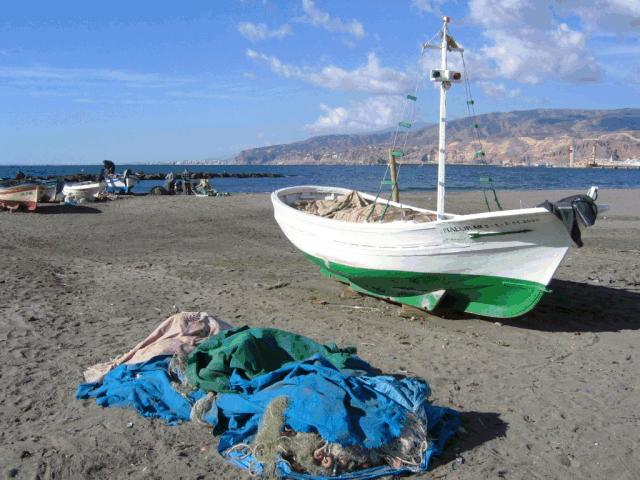
%> input picture work-CM-Pract3-Lib/Imagen7.jpg, 640 x 480 px
$ octave --eval "result = testdct('Imagen7.jpg');"   (GNU Octave 9; MATLAB toolbox functions it lacks are replaced by stand-ins)
%> lines starting %> are read from the running program, lines starting %| are printed output that depends on the picture
### work-CM-Pract4-Lib/imlee.m
function [X, Xamp, tipo, m, n, mamp, namp, TO]=imlee(fname)
%> called with fname = 'Imagen7.jpg'

% Lee archivo de imagen <fname>
% Convierte a truecolor, si no lo es ya
% Convierte a espacio de color YCbCr
% Amplia dimensiones a multiplos de 8

% Entradas:
%  fname: Un string con nombre de archivo, incluido sufijo
%         Admite BMP y JPEG, indexado y truecolor
% Salidas:
%  X: Matriz de imagen original BMP en espacio RGB y tipo truecolor
%  Xamp: Matriz de imagen en espacio YCbCr y dimensiones ampliadas
%  tipo: 0 -> indexado, 1 -> truecolor
%  m: Alto original de la imagen (nº de filas)
%  n: Ancho original de la imagen (nº de columnas)
%  mamp: Alto ampliado de la imagen (nº de filas)
%  namp: Ancho ampliadode la imagen (nº de columnas)
%  TO: Tamaño original de archivo para calcular RC

disptext=1; % Flag de verbosidad
if disptext
    disp('--------------------------------------------------');
    disp('Funcion imlee:');
end

% Lee info de imagen
s=imfinfo(fname);
TO=s.FileSize; % Tamaño original

% Carga archivo, convierte a RGB y calcula tamaño
if strcmp(s.ColorType,'indexed') & s.BitDepth==8
    tipo=0;
    [Y,map]=imread(fname);
    X=uint8(round(ind2rgb(Y,map)*255));
elseif strcmp(s.ColorType,'truecolor') & s.BitDepth==24
    tipo=1;
    X=imread(fname);
%> X is the input picture: size 480x640x3 uint8; mean R, G, B 116.2, 135.4, 154.1
else
    disp('Formato no reconocido. Terminado.');
    return;
end

% Convierte a espacio de color YCbCr
% Formato double para poder procesar con DCT
XYCbCr=double(rgb2ycbcr(X));
%> XYCbCr: size 480x640x3 double; mean of channels 1, 2, 3 129.2, 139.1, 118.3

% Si tamaño no es multiplo de 8, replica ultimas filas y/o columnas
% Si no se amplia, al usar blkproc en DCT, ampliara e introducira ceros
% Los ceros provocarian mas error de borde que la replicacion
[m n plan]=size(X); % tamaño original
%> m = 480; n = 640; plan = 3
mpad = rem(m,8); if mpad>0, mpad = 8-mpad; end
%> after `mpad = rem(m,8)`: mpad = 0
npad = rem(n,8); if npad>0, npad = 8-npad; end
%> after `npad = rem(n,8)`: npad = 0
Xamp=cat(1, XYCbCr, repmat(XYCbCr(m,:,:),[mpad 1 1]));
Xamp=cat(2, Xamp, repmat(Xamp(:,n,:),[1 npad 1]));
mamp=m+mpad; % Alto ampliado de la imagen (nº de filas)
%> mamp = 480
namp=n+npad; % Ancho ampliadode la imagen (nº de columnas)
%> namp = 640

if disptext
    disp(sprintf('%s %s', 'Archivo leido:', fname));
    if tipo
        disp('Formato truecolor de 24 bits');
    else
        disp('Formato indexado de 8 bits');
    end
    disp(sprintf('%s %1.0f %s %1.0f', 'Imagen original de ancho x alto:', n,'x',m));
%| Imagen original de ancho x alto: 640 x 480
    disp(sprintf('%s %1.0f %s %1.0f', 'Ampliada a:', namp,'x',mamp));
%| Ampliada a: 640 x 480
%> in testdct, `[X, Xamp, tipo, m, n, mamp, namp, TO] = imlee(fname);`: tipo = 1; m = 480; n = 640; mamp = 480; namp = 640; TO = 55644
    disp('Imagen convertida a Espacio de Color YCbCr');
    disp('Terminado imlee');
    disp('--------------------------------------------------');
end

### work-CM-Pract3-Lib/imdct.m
function Xtrans = imdct(X)

% Calcula DCT bidimensional en bloques de 8 x 8 pixeles

% Entradas:
%  X: Matriz de imagen original en formato truecolor YCbCr
%     Dimensiones deben ser multiplo de 8 para que no rellene con ceros
% Salidas:
%  Xtrans: Matriz transformada de X

disptext=1; % Flag de verbosidad
if disptext
    disp('--------------------------------------------------');
    disp('Funcion imdct:');
end

% Instante inicial
t=cputime;


% Resta offset 128
Xoff=X-128; % Rango [-128, 127]
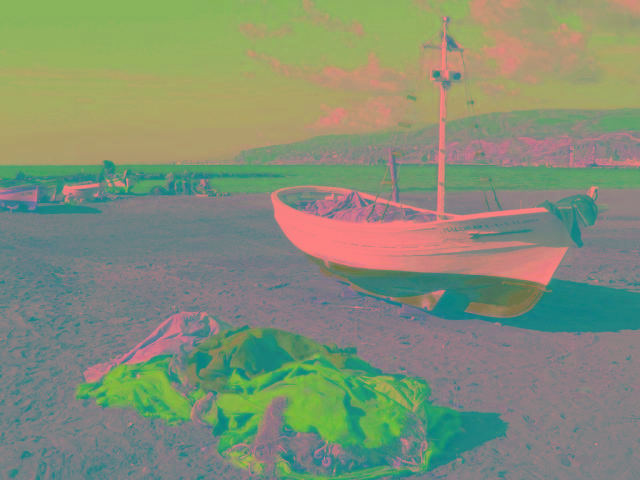
%> Xoff: size 480x640x3 double; mean R, G, B 1.2, 11.1, -9.7; drawn with min black and max white

% Separa las matrices bidimensionales de color
%  para procesar separadamente
Y=Xoff(:,:,1);
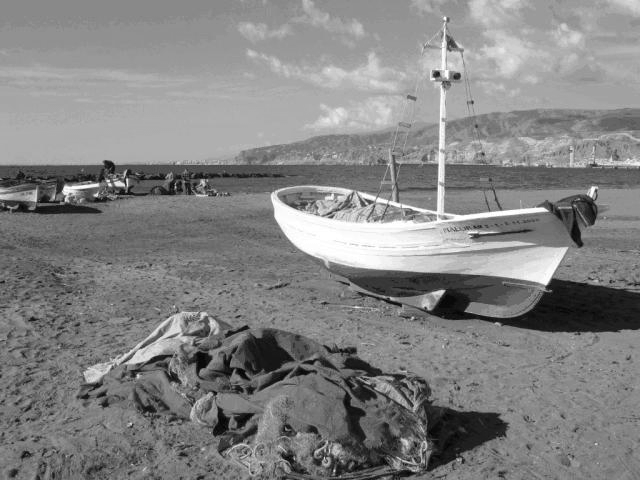
%> Y: size 480x640 double; min -112, max 107, mean 1.2; drawn with min black and max white
Cb=Xoff(:,:,2);
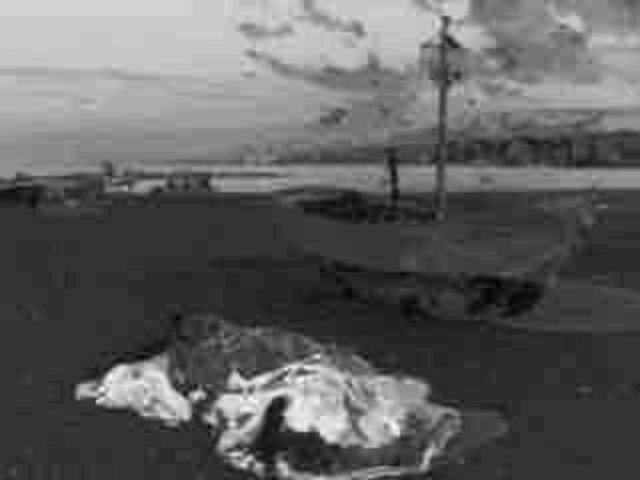
%> Cb: size 480x640 double; min -17, max 57, mean 11.1; drawn with min black and max white
Cr=Xoff(:,:,3);
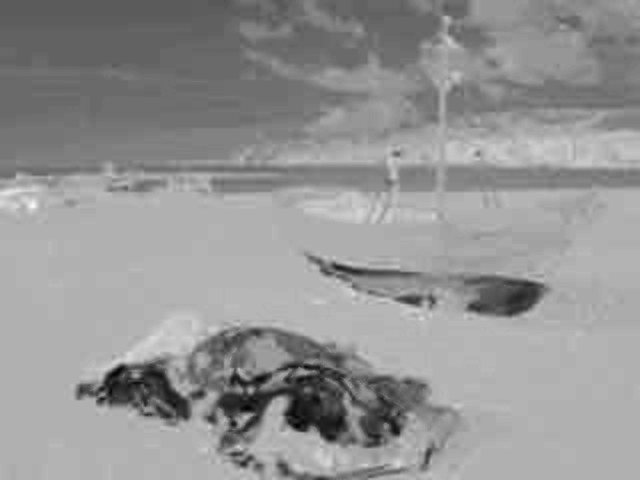
%> Cr: size 480x640 double; min -67, max 31, mean -9.7; drawn with min black and max white

% [7 lines of commented-out code are left out]

fun = @(x) dct2(double(x));
XYtrans  = blkproc(Y, [8 8], fun);
XCbtrans = blkproc(Cb, [8 8], fun);
XCrtrans = blkproc(Cr, [8 8], fun);


% Recompone  matriz transformada 3-D
Xtrans=cat(3,XYtrans,XCbtrans,XCrtrans);

% Tiempo de ejecucion
e=cputime-t;

if disptext
    disp('Imagen transformada obtenida');
    disp(sprintf('%s %1.6f', 'Tiempo de CPU:', e));
    disp('Terminado imdct');
    disp('--------------------------------------------------');
end

### JorgeSerranoRueda/blkproc.m
function b = blkproc(varargin)
%BLKPROC Implement distinct block processing for image.
%   B = BLKPROC(A,[M N],FUN) processes the image A by applying the function
%   FUN to each distinct M-by-N block of A, padding A with zeros if
%   necessary.  FUN is a function that accepts an M-by-N matrix, X, and
%   returns a matrix, vector, or scalar Y:
%
%       Y = FUN(X)
%
%   BLKPROC does not require that Y be the same size as X.  However, B is
%   the same size as A only if Y is the same size as X.
%
%   B = BLKPROC(A,[M N],FUN,P1,P2,...) passes the additional parameters
%   P1,P2,..., to FUN.
%
%   B = BLKPROC(A,[M N],[MBORDER NBORDER],FUN,...) defines an overlapping
%   border around the blocks.  BLKPROC extends the original M-by-N blocks by
%   MBORDER on the top and bottom, and NBORDER on the left and right,
%   resulting in blocks of size (M+2*MBORDER)-by-(N+2*NBORDER). BLKPROC pads
%   the border with zeros, if necessary, on the edges of A. FUN should
%   operate on the extended block.
%
%   B = BLKPROC(A,'indexed',...) processes A as an indexed image, padding
%   with zeros if the class of A is uint8 or uint16, or ones if the class of
%   A is double.
%
%   Class Support
%   -------------
%   The input image A can be of any class supported by FUN. The class of B
%   depends on the class of the output from FUN.
%
%   Examples
%   --------
%   FUN can be a FUNCTION_HANDLE created using @.  This example uses BLKPROC
%   to compute the 2-D DCT of each 8-by-8 block of the input image.
%
%       I = imread('cameraman.tif');
%       fun = @dct2;
%       J = blkproc(I,[8 8],fun);
%       imagesc(J), colormap(hot)
%
%   FUN can also be an inline object.  This example uses BLKPROC to set the
%   pixels in each 8-by-8 block to the standard deviation of the elements in
%   that block.
%
%       I = imread('alumgrns.tif');
%       fun = inline('std2(x)*ones(size(x))');
%       I2 = blkproc(I,[8 8],fun);
%       imshow(I)
%       figure, imshow(I2,[])
%
%   See also COLFILT, FUNCTION_HANDLE, NLFILTER, INLINE.

%   Copyright 1993-2001 The MathWorks, Inc.
%   $Revision: 5.24 $  $Date: 2001/02/26 22:51:25 $

[a, block, border, fun, params, padval] = parse_inputs(varargin{:});

% Expand A: Add border, pad if size(a) is not divisible by block.
[ma,na] = size(a);
mpad = rem(ma,block(1)); if mpad>0, mpad = block(1)-mpad; end
npad = rem(na,block(2)); if npad>0, npad = block(2)-npad; end
if (isa(a, 'uint8'))
    if (padval == 1)
        aa = repmat(uint8(1), ma+mpad+2*border(1),na+npad+2*border(2));
    else
        aa = repmat(uint8(0), ma+mpad+2*border(1),na+npad+2*border(2));
    end
elseif isa(a, 'uint16')
    if (padval == 1)
        aa = repmat(uint16(1), ma+mpad+2*border(1),na+npad+2*border(2));
    else
        aa = repmat(uint16(0), ma+mpad+2*border(1),na+npad+2*border(2));
    end
else
    if (padval == 1)
        aa = ones(ma+mpad+2*border(1),na+npad+2*border(2));
    else
        aa = zeros(ma+mpad+2*border(1),na+npad+2*border(2));
    end
end
aa(border(1)+(1:ma),border(2)+(1:na)) = a;

%
% Process first block.
%
m = block(1) + 2*border(1);
n = block(2) + 2*border(2);
mblocks = (ma+mpad)/block(1);
nblocks = (na+npad)/block(2);
arows = 1:m; acols = 1:n;
x = aa(arows, acols);
firstBlock = feval(fun,x,params{:});
if (isempty(firstBlock))
  style = 'e'; % empty
  b = [];
elseif (all(size(firstBlock) == size(x)))
  style = 's'; % same
  % Preallocate output.
  if (isa(firstBlock, 'uint8'))
     b = repmat(uint8(0), ma+mpad, na+npad);
  elseif (isa(firstBlock, 'uint16'))
     b = repmat(uint16(0), ma+mpad, na+npad);
  else
     b = zeros(ma+mpad, na+npad);
  end
  brows = 1:block(1);
  bcols = 1:block(2);
  mb = block(1);
  nb = block(2);
  xrows = brows + border(1);
  xcols = bcols + border(2);
  b(brows, bcols) = firstBlock(xrows, xcols);
elseif (all(size(firstBlock) == (size(x)-2*border)))
  style = 'b'; % border
  % Preallocate output.
  if (isa(firstBlock, 'uint8'))
      b = repmat(uint8(0), ma+mpad, na+npad);
  elseif (isa(firstBlock, 'uint16'))
      b = repmat(uint16(0), ma+mpad, na+npad);
  else
      b = zeros(ma+mpad, na+npad);
  end
  brows = 1:block(1);
  bcols = 1:block(2);
  b(brows, bcols) = firstBlock;
  mb = block(1);
  nb = block(2);
else
  style = 'd'; % different
  [P,Q] = size(firstBlock);
  brows = 1:P;
  bcols = 1:Q;
  mb = P;
  nb = Q;
  if (isa(firstBlock, 'uint8'))
      b = repmat(uint8(0), mblocks*P, nblocks*Q);
  elseif (isa(firstBlock, 'uint16'))
      b = repmat(uint16(0), mblocks*P, nblocks*Q);
  else
      b = zeros(mblocks*P, nblocks*Q);
  end
  b(brows, bcols) = firstBlock;
end

[rr,cc] = meshgrid(0:(mblocks-1), 0:(nblocks-1));
rr = rr(:);
cc = cc(:);
mma = block(1);
nna = block(2);
for k = 2:length(rr)
  x = aa(rr(k)*mma+arows,cc(k)*nna+acols);
  c = feval(fun,x,params{:});
  if (style == 's')
    b(rr(k)*mb+brows,cc(k)*nb+bcols) = c(xrows,xcols);
  elseif (style == 'b')
    b(rr(k)*mb+brows,cc(k)*nb+bcols) = c;
  elseif (style == 'd')
    b(rr(k)*mb+brows,cc(k)*nb+bcols) = c;
  end
end

if ((style == 's') | (style == 'b'))
  b = b(1:ma,1:na);
end

%%%
%%% Function parse_inputs
%%%
function [a, block, border, fun, params, padval] = parse_inputs(varargin)

switch nargin
case 0
    error('Too few inputs to BLKPROC');

case 1
    error('Too few inputs to BLKPROC');

case 2
    error('Too few inputs to BLKPROC');

case 3
    % BLKPROC(A, [m n], 'fun')
    a = varargin{1};
    block = varargin{2};
%> block = [8 8]
    border = [0 0];
%> the run ends on the next line
    fun = fcnchk(varargin{3});
    params = cell(0,0);
    padval = 0;

case 4
    if (strcmp(varargin{2}, 'indexed'))
        % BLKPROC(X, 'indexed', [m n], 'fun')
        a = varargin{1};
        block = varargin{3};
        border = [0 0];
        fun = fcnchk(varargin{4});
        params = cell(0,0);
        padval = 1;

    else
        params = varargin(4);
        [fun,msg] = fcnchk(varargin{3}, length(params));
        if isempty(msg)
            % BLKPROC(A, [m n], 'fun', P1)
            a = varargin{1};
            block = varargin{2};
            border = [0 0];
            padval = 0;

        else
            % BLKPROC(A, [m n], [mb nb], 'fun')
            a = varargin{1};
            block = varargin{2};
            border = varargin{3};
            fun = fcnchk(varargin{4});
            params = cell(0,0);
            padval = 0;
        end
    end

otherwise
    if (strcmp(varargin{2}, 'indexed'))
        params = varargin(5:end);
        [fun,msg] = fcnchk(varargin{4},length(params));
        if isempty(msg)
            % BLKPROC(A, 'indexed', [m n], 'fun', P1, ...)
            a = varargin{1};
            block = varargin{3};
            border = [0 0];
            padval = 1;

        else
            % BLKPROC(A, 'indexed', [m n], [mb nb], 'fun', P1, ...)
            a = varargin{1};
            block = varargin{3};
            border = varargin{4};
            params = varargin(6:end);
            fun = fcnchk(varargin{5},length(params));
            padval = 1;

        end

    else
        params = varargin(4:end);
        [fun,msg] = fcnchk(varargin{3},length(params));
        if isempty(msg)
            % BLKPROC(A, [m n], 'fun', P1, ...)
            a = varargin{1};
            block = varargin{2};
            border = [0 0];
            padval = 0;

        else
            % BLKPROC(A, [m n], [mb nb], 'fun', P1, ...)
            a = varargin{1};
            block = varargin{2};
            border = varargin{3};
            params = varargin(5:end);
            fun = fcnchk(varargin{4}, length(params));
            padval = 0;

        end

    end
end

if (isa(a,'uint8') | isa(a, 'uint16'))
    padval = 0;
end

### work-CM-Pract3-Lib/testdct.m
function [mse,dmaxdifer]=testdct(fname)
% Entradas:
% fname: Un string con nombre de archivo, incluido sufijo
% Salidas:
% mse: Error cuadratico medio entre matrices original y reconstruida
% dmaxdifer: Maxima diferencia entre pixeles homologos


%Lee la imagen almacenada en el archivo fname, obtiene una matriz
%truecolor X en el espacio de color YCbCr, y amplía dimensiones a
%múltiplos de 8 replicando las ultimas columnas o filas hasta que sea multiplo: Xamp
[X, Xamp, tipo, m, n, mamp, namp, TO] = imlee(fname);

%Aplica DCT a la matriz ampliada Xamp, obteniendo la matriz
%transformada Xtrans
Xtrans = imdct(Xamp);

%Aplica iDCT a Xtrans, obteniendo una reconstrucción de la matriz
%original ampliada, Xamprec
Xamprec = imidct(Xtrans,m,n);

% Convierte Xamprec al espacio de color RGB, reduce sus dimensiones
%a las de la imagen original X, obteniendo una matriz reconstruida
%Xrec, y archiva en BMP
[Xrec, nombrecomp] = imescribe(Xamprec,m,n, fname);

% Calculo de MSE
mse=(sum(sum(sum((double(Xrec)-double(X)).^2))))/(m*n*3);

% Test de valor de diferencias double
ddifer=abs(double(Xrec)-double(X));
dmaxdifer=max(max(max(ddifer)));

% Mostrar resultados
fprintf('Error cuadrático medio (MSE): %.6f\n', mse);
fprintf('Diferencia máxima absoluta: %.6f\n', dmaxdifer);
fprintf('Error promedio absoluto: %.6f\n', mean(ddifer(:)));

% Test visual
[m,n,p] = size(X);
figure('Units','pixels','Position',[100 100 n m]);
set(gca,'Position',[0 0 1 1]);
image(X);
set(gcf,'Name','Imagen original X');
figure('Units','pixels','Position',[100 100 n m]);
set(gca,'Position',[0 0 1 1]);
image(Xrec);;
set(gcf,'Name','Imagen reconstruida Xrec');
